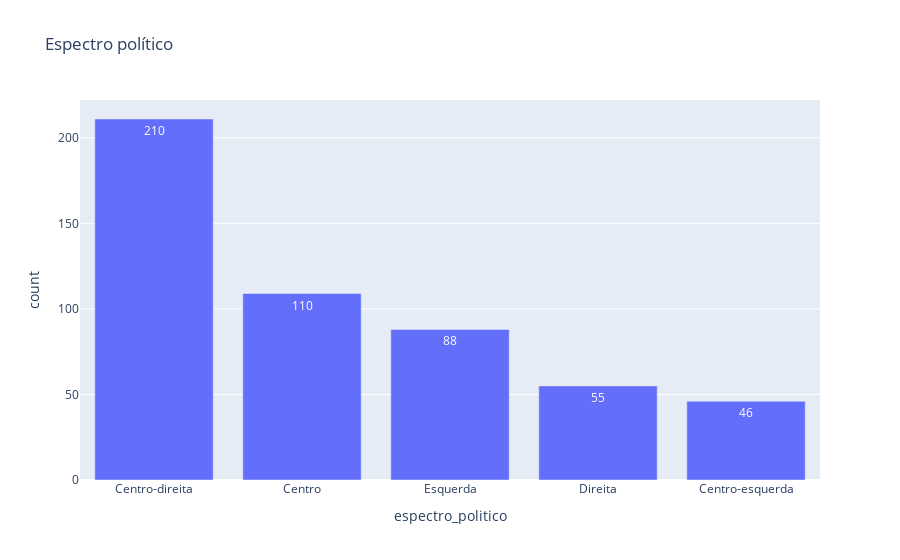

The cell this chart's notebook holds for it:
### Code cell
fig = px.bar(espectro_politico, y='count', x='espectro_politico',  text_auto='.2s', title='Espectro político')
fig.show()

### Figure 1 — Plotly figure (JSON) as saved in the notebook; plotly's stock layout.template omitted (floating-point values rounded to 4 significant figures)
{"data": [{"hovertemplate": "espectro_politico=%{x}<br>count=%{y}<extra></extra>", "legendgroup": "", "marker": {"color": "#636efa", "pattern": {"shape": ""}}, "name": "", "orientation": "v", "showlegend": false, "textposition": "auto", "texttemplate": "%{y:.2s}", "type": "bar", "x": ["Centro-direita", "Centro", "Esquerda", "Direita", "Centro-esquerda"], "xaxis": "x", "y": [211, 109, 88, 55, 46], "yaxis": "y"}], "layout": {"barmode": "relative", "legend": {"tracegroupgap": 0}, "title": {"text": "Espectro político"}, "xaxis": {"anchor": "y", "domain": [0, 1], "title": {"text": "espectro_politico"}}, "yaxis": {"anchor": "x", "domain": [0, 1], "title": {"text": "count"}}}}
